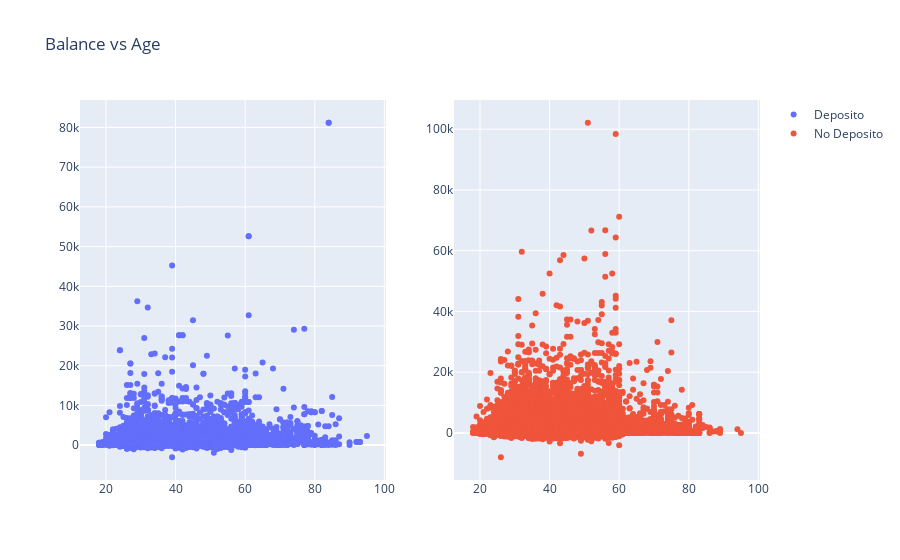

Notebook code cell kept with this figure:
### Markdown cell above
^^Quería observar adentro de aquellos que hacían o no el deposito, que porcentaje tenía una hipoteca hecha u no. Podemos ver que para los que si hacen un deposito, la mayoría no tienen hipoteca, mientras que ocurre lo contrario para los otros.

### Code cell
# 2. Grafica para comparar las edades con el balance de los que sí y no contrataron el depósito
fig = make_subplots(rows = 1, cols = 2)
fig.add_trace(go.Scatter(x = df_deposito['age'], y = df_deposito['balance'], mode = 'markers', name = 'Deposito'), row = 1, col = 1)
fig.add_trace(go.Scatter(x = df_no_deposito['age'], y = df_no_deposito['balance'], mode = 'markers', name = 'No Deposito'), row = 1, col = 2)
fig.update_layout(title = 'Balance vs Age')
fig.show()

### Figure 1 — Plotly figure (JSON) as saved in the notebook; plotly's stock layout.template omitted (floating-point values rounded to 4 significant figures; data arrays with more than 128 entries replaced by an {"elided": "..."} marker saying what was removed)
{"data": [{"mode": "markers", "name": "Deposito", "type": "scatter", "x": {"elided": "5289 int values"}, "xaxis": "x", "y": {"elided": "5289 int values"}, "yaxis": "y"}, {"mode": "markers", "name": "No Deposito", "type": "scatter", "x": {"elided": "39922 int values"}, "xaxis": "x2", "y": {"elided": "39922 int values"}, "yaxis": "y2"}], "layout": {"title": {"text": "Balance vs Age"}, "xaxis": {"anchor": "y", "domain": [0, 0.45]}, "xaxis2": {"anchor": "y2", "domain": [0.55, 1]}, "yaxis": {"anchor": "x", "domain": [0, 1]}, "yaxis2": {"anchor": "x2", "domain": [0, 1]}}}
